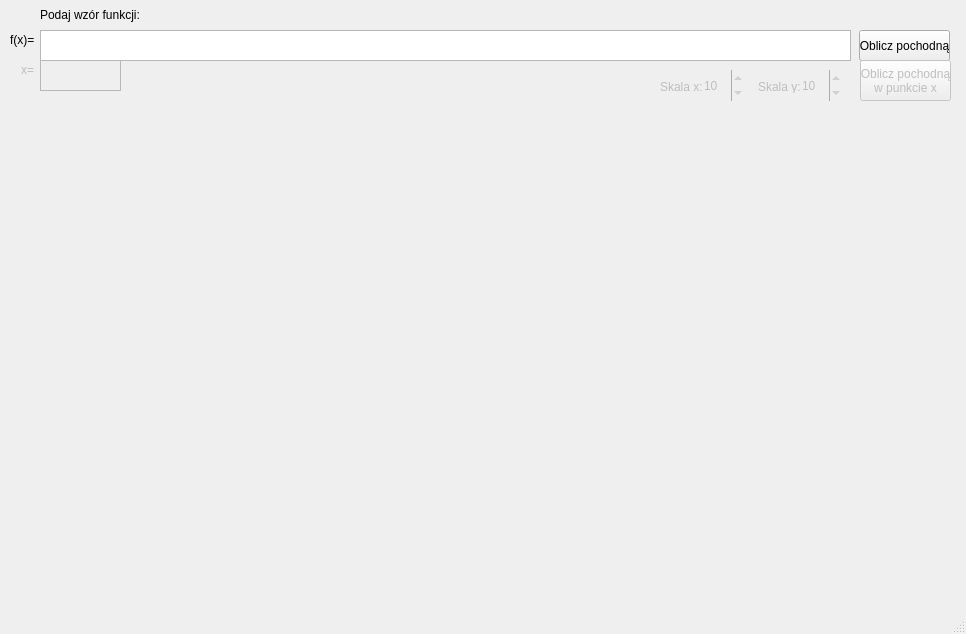
<?xml version="1.0" encoding="UTF-8"?>
<ui version="4.0">
 <class>MainWindow</class>
 <widget class="QMainWindow" name="MainWindow">
  <property name="geometry">
   <rect>
    <x>0</x>
    <y>0</y>
    <width>966</width>
    <height>634</height>
   </rect>
  </property>
  <property name="windowTitle">
   <string>MainWindow</string>
  </property>
  <widget class="QWidget" name="centralWidget">
   <widget class="QPlainTextEdit" name="functionInput">
    <property name="geometry">
     <rect>
      <x>40</x>
      <y>30</y>
      <width>811</width>
      <height>31</height>
     </rect>
    </property>
   </widget>
   <widget class="QLabel" name="functionLabel">
    <property name="geometry">
     <rect>
      <x>40</x>
      <y>0</y>
      <width>101</width>
      <height>31</height>
     </rect>
    </property>
    <property name="text">
     <string>Podaj wzór funkcji:</string>
    </property>
    <property name="textFormat">
     <enum>Qt::RichText</enum>
    </property>
   </widget>
   <widget class="QLabel" name="functionLabel2">
    <property name="geometry">
     <rect>
      <x>10</x>
      <y>30</y>
      <width>31</width>
      <height>21</height>
     </rect>
    </property>
    <property name="text">
     <string>f(x)=</string>
    </property>
    <property name="textFormat">
     <enum>Qt::RichText</enum>
    </property>
   </widget>
   <widget class="QPushButton" name="derivButton">
    <property name="geometry">
     <rect>
      <x>859</x>
      <y>30</y>
      <width>91</width>
      <height>31</height>
     </rect>
    </property>
    <property name="text">
     <string>Oblicz pochodną</string>
    </property>
   </widget>
   <widget class="QPushButton" name="derivValButton">
    <property name="enabled">
     <bool>false</bool>
    </property>
    <property name="geometry">
     <rect>
      <x>860</x>
      <y>60</y>
      <width>91</width>
      <height>41</height>
     </rect>
    </property>
    <property name="text">
     <string>Oblicz pochodną 
w punkcie x</string>
    </property>
    <property name="autoExclusive">
     <bool>false</bool>
    </property>
   </widget>
   <widget class="QLabel" name="xLabel">
    <property name="enabled">
     <bool>false</bool>
    </property>
    <property name="geometry">
     <rect>
      <x>21</x>
      <y>60</y>
      <width>20</width>
      <height>21</height>
     </rect>
    </property>
    <property name="text">
     <string>x=</string>
    </property>
    <property name="textFormat">
     <enum>Qt::RichText</enum>
    </property>
   </widget>
   <widget class="QPlainTextEdit" name="xInput">
    <property name="enabled">
     <bool>false</bool>
    </property>
    <property name="geometry">
     <rect>
      <x>40</x>
      <y>60</y>
      <width>81</width>
      <height>31</height>
     </rect>
    </property>
   </widget>
   <widget class="QLabel" name="xValLabel">
    <property name="enabled">
     <bool>false</bool>
    </property>
    <property name="geometry">
     <rect>
      <x>130</x>
      <y>60</y>
      <width>141</width>
      <height>31</height>
     </rect>
    </property>
    <property name="text">
     <string/>
    </property>
   </widget>
   <widget class="QWidget" name="widget" native="true">
    <property name="geometry">
     <rect>
      <x>40</x>
      <y>110</y>
      <width>901</width>
      <height>501</height>
     </rect>
    </property>
   </widget>
   <widget class="QLabel" name="scaleXLabel">
    <property name="enabled">
     <bool>false</bool>
    </property>
    <property name="geometry">
     <rect>
      <x>660</x>
      <y>80</y>
      <width>47</width>
      <height>13</height>
     </rect>
    </property>
    <property name="text">
     <string>Skala x:</string>
    </property>
   </widget>
   <widget class="QSpinBox" name="scaleXBox">
    <property name="enabled">
     <bool>false</bool>
    </property>
    <property name="geometry">
     <rect>
      <x>702</x>
      <y>70</y>
      <width>41</width>
      <height>31</height>
     </rect>
    </property>
    <property name="frame">
     <bool>false</bool>
    </property>
    <property name="minimum">
     <number>1</number>
    </property>
    <property name="value">
     <number>10</number>
    </property>
   </widget>
   <widget class="QLabel" name="scaleYLabel">
    <property name="enabled">
     <bool>false</bool>
    </property>
    <property name="geometry">
     <rect>
      <x>758</x>
      <y>80</y>
      <width>47</width>
      <height>13</height>
     </rect>
    </property>
    <property name="text">
     <string>Skala y:</string>
    </property>
   </widget>
   <widget class="QSpinBox" name="scaleYBox">
    <property name="enabled">
     <bool>false</bool>
    </property>
    <property name="geometry">
     <rect>
      <x>800</x>
      <y>70</y>
      <width>41</width>
      <height>31</height>
     </rect>
    </property>
    <property name="frame">
     <bool>false</bool>
    </property>
    <property name="minimum">
     <number>1</number>
    </property>
    <property name="value">
     <number>10</number>
    </property>
   </widget>
  </widget>
  <widget class="QStatusBar" name="statusBar"/>
 </widget>
 <layoutdefault spacing="6" margin="11"/>
 <resources/>
 <connections/>
</ui>
